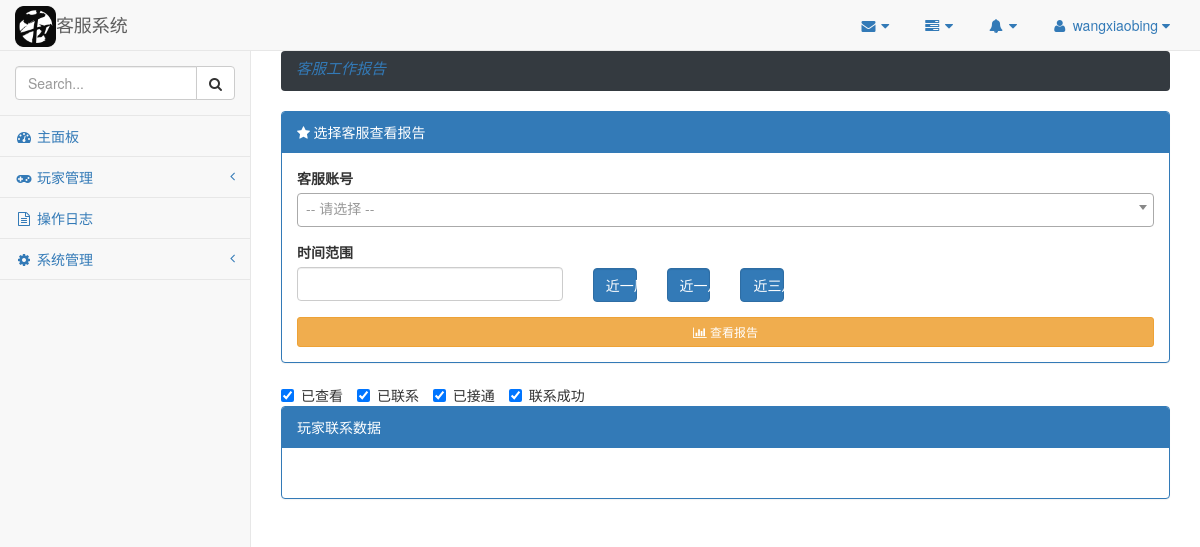
Before: /customer-service/user/report/ (signed in) with the older database file.
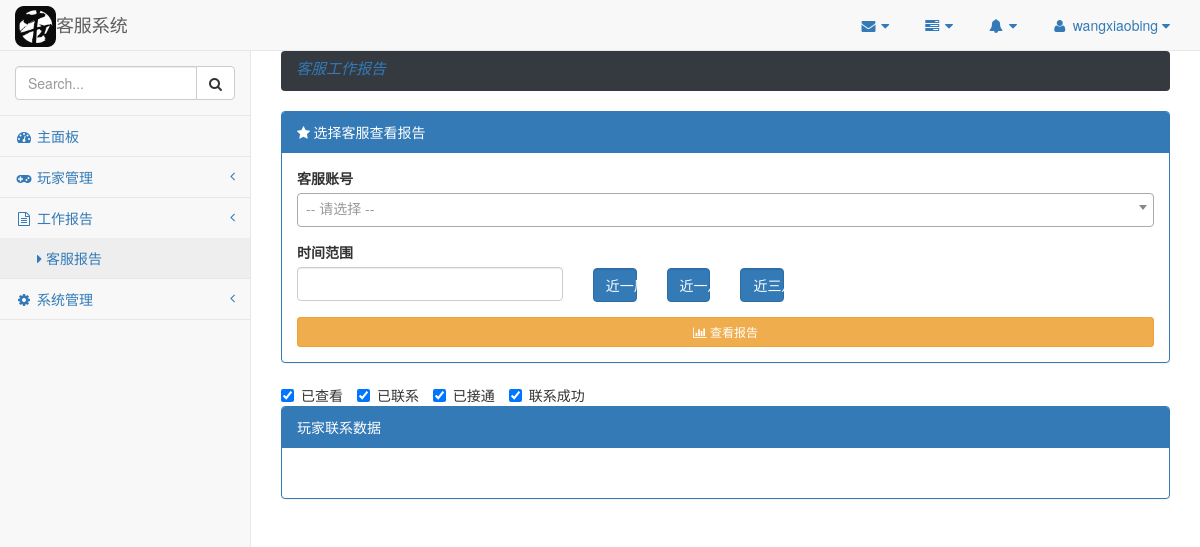
After: the same page with the newer database file.
### customer_service/models.py (models this page shows, shortened)
class User(AbstractBaseUser, PermissionsMixin):
    objects = UserManager()
    loginname = models.CharField(
        _('login name'), null=False, max_length=100, unique=True
    )
    first_name = models.CharField(
        _('姓氏'), max_length=64, blank=True, null=True
    )
    last_name = models.CharField(
        _('名称'), max_length=64, blank=True, null=True
    )
    email = models.EmailField(
        _('邮箱'), unique=True, max_length=255, null=True
    )
    is_staff = models.BooleanField(
        _('staff status'), default=False,
        help_text=_(
            'Designates whether the user can log into this admin site.'
        )
    )
    is_active = models.BooleanField(
        _('active'), default=False,
        help_text=_(
            '标识用户的状态'
        )
    )
    role = models.ForeignKey(Role, related_name='user_role', null=True, default=None)
    date_joined = models.DateTimeField(_('date joined'), default=timezone.now)
    USERNAME_FIELD = 'loginname'
    class Meta:
        verbose_name = _('系统用户')
        verbose_name_plural = _('系统用户')
        default_permissions = ('add', 'change', 'delete', 'view')

class Menu(models.Model):
    name = models.CharField(max_length=50, null=False)
    label = models.CharField(max_length=40, null=False)
    icon = models.CharField(max_length=30, null=True)
    order_index = models.IntegerField(null=True)
    parent = models.IntegerField(null=False, default=0)
    class Meta:
        verbose_name = verbose_name_plural = "菜单"
        db_table = "menu"

### customer_service/views.py (the view, shortened to what this page needs)
# urls.py: url(r'user/report/$', views.user_report, name='user_report'),
@csrf_exempt
@login_required
@require_http_methods(["POST", "GET"])
def user_report(request):
    menus = Context.menus(request.user)
    if request.method == "GET":
        context = ServiceManager.index_display()
        context.update(menus=menus)
        return TemplateResponse(request, "customer_service.html", context=context)

### customer_service/modules/context.py (called while the page is built)
def namedtuplefetchall(cursor):
    desc = cursor.description
    nt_result = namedtuple('Result', [col[0] for col in desc])
    return [nt_result(*row) for row in cursor.fetchall()]

    @staticmethod
    def get_url(view_name):
        try:
            url = reverse(view_name)
        except NoReverseMatch:
            url = view_name
        return url

### customer_service/templatetags/html_controls.py (called while the page is built)
@register.simple_tag(name='group')
def generate_field_group(field_info):
    if field_info.get('type') != 'group':
        return ''
    _group_html = '<div class="row {group_css}" {attrs}>\n'.format(
        group_css=field_info.get('group_css', ''),
        attrs=" ".join(['%s="%s"' % attr for attr in field_info.get('attrs', {}).items()])
    )
    field_group = field_info.get('group', [])
    for field_info in field_group:
        field_type = field_info.get('type')
        generate_html_func = getattr(sys.modules[__name__], '_%s_html' % field_type)
        _control_html = generate_html_func(field_info)
        _group_html += '%s\n' % _control_html
    _group_html += '</div>'
    return mark_safe(_group_html)

@register.simple_tag(name='radio')
def generate_radio(field_info):
    return _radio_html(field_info)

@register.simple_tag(name='checkbox')
def generate_checkbox(field_info):
    return _checkbox_html(field_info)

@register.simple_tag(name='file_upload')
def generate_file_upload(field_info):
    return _file_html(field_info)

@register.simple_tag(name='multi_select')
def generate_multi_select(field_info):
    return _multi_select_html(field_info)

@register.simple_tag(name='select')
def generate_select(field_info):
    return _select_html(field_info)

@register.simple_tag(name='password')
def generate_password(field_info):
    return _password_html(field_info)

@control_decorator('text')
def _text_html(field_info):
    _html = '<input type="text" class="form-control{extra_class}" id="{id}" value="{value}" ' \
            'placeholder="{placeholder}" name="{name}"' \
            ' aria-describedby="{help_id}" {attrs} {disabled}>'.format(
        id=field_info.get('id', ''), placeholder=field_info.get('placeholder', ''),
        name=field_info.get('name', ''), help_id=field_info.get('help_id', ''), value=field_info.get('value', ''),
        disabled=field_info.get('disabled', ''), extra_class=' %s' % field_info.get('extra_class', ''),
        attrs=" ".join(['%s="%s"' % attr for attr in field_info.get('attrs', {}).items()])
    )
    return _html

### customer_service/templates/customer_service.html (shortened to what this page needs)
{% extends "base.html" %}
{% block extra_css %}
    {% for css in media.css %}
        {{ css|safe }}
    {% endfor %}
{% endblock %}
{% block content %}
    <div class="row">
    {% include "breadcrumb.html" %}
    </div>
    <div class="row">
        <div class="col-lg-12">
            <div class="panel panel-primary">
                <div class="panel-heading"><i class="fa fa-star"> 选择客服查看报告</i></div>
                <div class="panel-body">
                    {% include "form.html" %}
                </div>
            </div>
        </div>
    </div>
    <div class="row">
        <div class="col-lg-12">
            <form id="_series_form">
                {% for series in chart_series %}
                <label class="checkbox-inline">
                    <input type="checkbox" checked id="_series{{ series.value }}" value="{{ series.value }}"> {{ series.label }}
                </label>
                {% endfor %}
            </form>
        </div>
        <div class="col-lg-12">
        </div>
        <div class="col-lg-12">
            <div class="panel panel-primary">
                <div class="panel-heading">
                    玩家联系数据
                </div>
                <div class="panel-body">
                </div>
            </div>
        </div>
    </div>
{% endblock %}

### customer_service/templates/base.html (shortened to what this page needs)
{% load staticfiles %}
{% load i18n %}
<!DOCTYPE html>
<html lang="en">
<head>
    <link rel="stylesheet" href="{% static 'vendor/bootstrap/css/bootstrap.min.css' %}" />
    <link rel="stylesheet" href="{% static 'common/font-awesome/css/font-awesome.min.css' %}" />
    <link rel="stylesheet" href="{% static 'vendor/metisMenu/metisMenu.min.css' %}" />
    <link rel="stylesheet" href="{% static 'css/sb-admin-2.min.css' %}" />
    <link rel="stylesheet" href="{% static 'css/customer-service.css' %}" />
    {% block extra_css %}
    {% endblock %}
</head>
<body>
    <div id="wrapper">
        <nav class="navbar navbar-default navbar-static-top" role="navigation" style="margin-bottom: 0">
            <div class="navbar-header">
                <a class="navbar-brand" href="{% url 'index' %}">
                    <img src="{% static 'img/niudao.png' %}" style="width: 7%; margin-bottom: 2px;">客服系统
                </a>
            </div>
            <ul class="nav navbar-top-links navbar-right">
                <li class="dropdown">
                    <a class="dropdown-toggle" data-toggle="dropdown" href="#">
                        <i class="fa fa-envelope fa-fw"></i> <i class="fa fa-caret-down"></i>
                    </a>
                </li>
                <li class="dropdown">
                    <a class="dropdown-toggle" data-toggle="dropdown" href="#">
                        <i class="fa fa-tasks fa-fw"></i> <i class="fa fa-caret-down"></i>
                    </a>
                </li>
                <li class="dropdown">
                    <a class="dropdown-toggle" data-toggle="dropdown" href="#">
                        <i class="fa fa-bell fa-fw"></i> <i class="fa fa-caret-down"></i>
                    </a>
                </li>
                <li class="dropdown">
                    <a class="dropdown-toggle" data-toggle="dropdown" href="#">
                        <i class="fa fa-user fa-fw"></i> {{ user }} <i class="fa fa-caret-down"></i>
                    </a>
                </li>
            </ul>
            <div class="navbar-default sidebar" role="navigation">
                <div class="sidebar-nav navbar-collapse">
                    <ul class="nav" id="side-menu">
                        <li class="sidebar-search">
                            <div class="input-group custom-search-form">
                                <input id="menu_search_text" type="text" class="form-control" placeholder="Search...">
                                <span class="input-group-btn">
                                <button id="menu_search_btn" class="btn btn-default" type="button">
                                    <i class="fa fa-search"></i>
                                </button>
                            </span>
                            </div>
                        </li>
                        <li>
                            <a href="{% url 'index' %}"><i class="fa fa-dashboard fa-fw"></i> 主面板</a>
                        </li>
                        {% for menu in menus %}
                        <li>
                            <a href="{{ menu.href }}"><i class="fa {{ menu.icon }} fa-fw"></i> {{ menu.label }}
                                {% if menu.submenu %}
                                <span class="fa arrow"></span>
                                {% endif %}
                            </a>
                            {% if menu.submenu %}
                            <ul class="nav nav-second-level">
                                {% for second_menu in menu.submenu %}
                                <li>
                                    <a href="{{ second_menu.href }}"><i class="fa fa-caret-right"></i> {{ second_menu.label }}
                                    </a>
                                </li>
                                {% endfor %}
                            </ul>
                            {% endif %}
                        </li>
                        {% endfor %}
                    </ul>
                </div>
            </div>
        </nav>
        <div id="page-wrapper">
            {% block content %}
            {% endblock %}
        </div>
    </div>
</body>
</html>

### templates/breadcrumb.html
<div class="col-lg-12">
    <ol class="breadcrumb">
        {% for breadcrumb_item in breadcrumb_items %}
            <li class="{% if breadcrumb_item.active %} active{% endif %}">
                {% if breadcrumb_item.href %}
                <a href="{{ breadcrumb_item.href }}">{{ breadcrumb_item.label }}</a>
                {% else %}
                    {{ breadcrumb_item.label }}
                {% endif %}
            </li>
        {% endfor %}
    </ol>
</div>

### templates/form.html (shortened to what this page needs)
{% load html_controls %}
<form id="{{ form.id }}" action="{{ form.action }}" method="{{ form.method }}" class="{{ form.class }}">
    {% for field in form.fields %}
        {% select field %}
        {% button field %}
        {% group field %}
    {% endfor %}
</form>

### customer_service/static/css/customer-service.css (style rules this page uses)
ol.breadcrumb { background-color: #343a40 !important; min-height: 40px; font-size: 15px; font-style: italic; font-family: "Roboto", "Lucida Grande", "DejaVu Sans", "Bitstream Vera Sans", Verdana, Arial, sans-serif; }
.navbar-brand>img { display: inline; }
.navbar-brand { padding: 6px 15px; }

### customer_service/templates/customer_service.html (style rules this page uses)
.delete-icon-button { margin-top: 26px; }

Changed rows visible on the page:
changed Menu: label "操作日志" → "工作报告"
added Menu: label "客服报告", shown under "工作报告"
